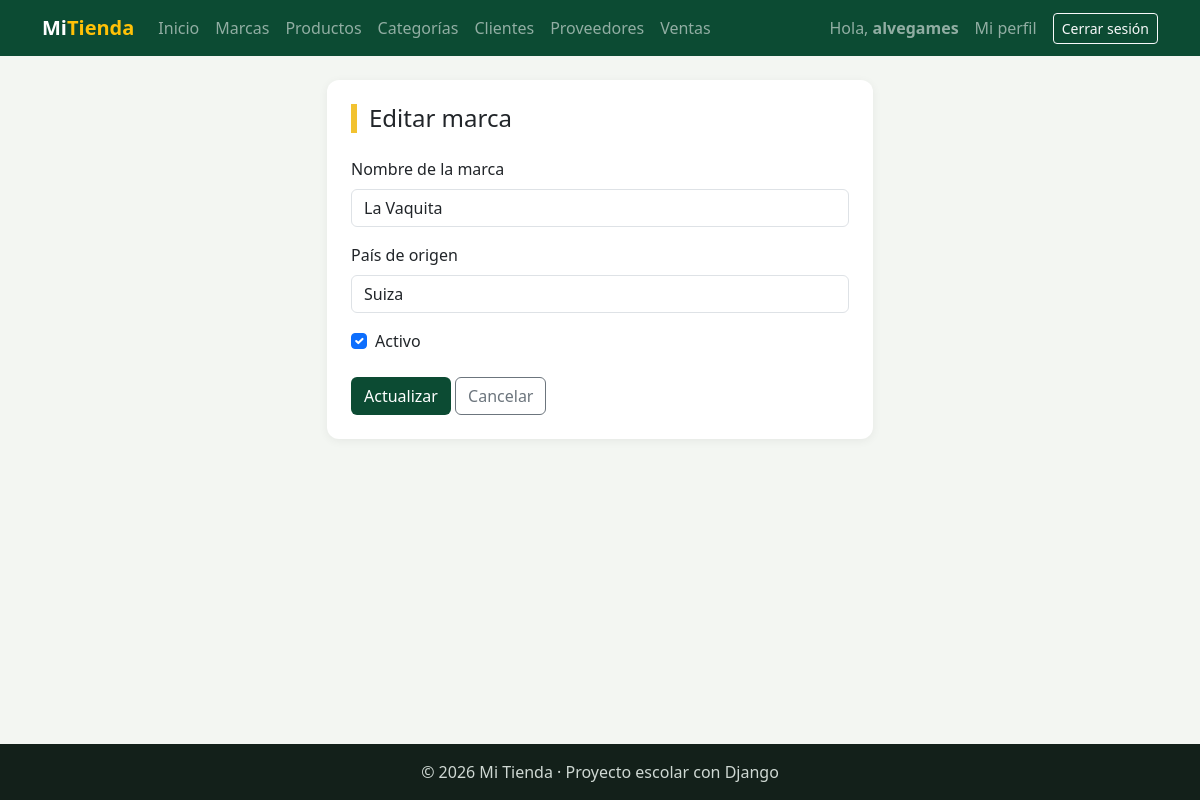
The page /facturacion/marcas/editar/2/ (signed in) on the database its author committed.
### facturacion/models.py (models this page shows, shortened)
class ModeloBase(models.Model):
    user = models.ForeignKey(                    # 1:N con User: un usuario registra muchos registros
        User,
        on_delete=models.SET_NULL,               # Si borran al usuario, el registro se queda con user vacío
        null=True,                               # SET_NULL necesita que la columna acepte NULL
        blank=True,
        editable=False,                          # No aparece en formularios: lo llena la VISTA, no la persona
        related_name="%(class)s_registrados",    # %(class)s = nombre del modelo → user.producto_registrados
        verbose_name="Registrado por",
    )
    fecha_creacion = models.DateTimeField("Fecha de creación", auto_now_add=True)   # Se llena sola al CREAR
    fecha_modificacion = models.DateTimeField("Última modificación", auto_now=True) # Se actualiza sola en CADA save()
    class Meta:
        abstract = True                          # ← LA CLAVE: modelo "molde", sin tabla propia

class Marca(ModeloBase):
    nombre = models.CharField(max_length=60, unique=True)
    pais_origen = models.CharField("País de origen", max_length=60, blank=True)
    activo = models.BooleanField(default=True)
    class Meta:
        verbose_name = "Marca"
        verbose_name_plural = "Marcas"
        ordering = ["nombre"]

### facturacion/views.py (the view)
# urls.py: path("marcas/editar/<int:pk>/", views.MarcaUpdateView.as_view(), name="marca_editar"),       # pk → get_object()
class MarcaUpdateView(LoginRequiredMixin, UsuarioRegistroMixin, SuccessMessageMixin, UpdateView):   # EDITAR
    model = Marca
    form_class = MarcaForm
    template_name = "facturacion/marca_form.html"          # el mismo template de crear
    success_url = reverse_lazy("facturacion:marca_lista")
    success_message = "Marca «%(nombre)s» actualizada."
    extra_context = {"titulo": "Editar marca", "boton": "Actualizar"}

### facturacion/forms.py (shortened to what this page needs)
class MarcaForm(forms.ModelForm):                # ModelForm: formulario construido desde un modelo
    class Meta:                                  # Configuración del formulario
        model = Marca                            # ¿De qué modelo sale? De Marca
        fields = ["nombre", "pais_origen", "activo"]   # ¿Qué campos muestra y en qué orden?
        labels = {                               # Cambia el texto de la etiqueta de un campo
            "nombre": "Nombre de la marca",
        }
        widgets = {                              # widgets: CÓMO se dibuja cada campo en HTML
            "nombre": forms.TextInput(attrs={"class": "form-control", "placeholder": "Ej: Samsung"}),
            "pais_origen": forms.TextInput(attrs={"class": "form-control", "placeholder": "Ej: Corea del Sur"}),
            "activo": forms.CheckboxInput(attrs={"class": "form-check-input"}),
        }

### facturacion/templates/facturacion/marca_form.html (shortened to what this page needs)
{% extends "base.html" %}
{% block contenido %}
<div class="row justify-content-center">
    <div class="col-md-7 col-lg-6">
        <div class="tarjeta">
            <h1 class="h4 titulo-pagina mb-4">{{ titulo }}</h1>
            <form method="post" novalidate>
                <div class="mb-3">
                    <label class="form-label" for="{{ form.nombre.id_for_label }}">{{ form.nombre.label }}</label>
                    {{ form.nombre }}
                </div>
                <div class="mb-3">
                    <label class="form-label" for="{{ form.pais_origen.id_for_label }}">{{ form.pais_origen.label }}</label>
                    {{ form.pais_origen }}
                </div>
                <div class="form-check mb-4">
                    {{ form.activo }}
                    <label class="form-check-label" for="{{ form.activo.id_for_label }}">Activo</label>
                </div>
                <button type="submit" class="btn btn-verde">{{ boton }}</button>
                <a href="{% url 'facturacion:marca_lista' %}" class="btn btn-outline-secondary">Cancelar</a>
            </form>
        </div>
    </div>
</div>
{% endblock %}

### templates/base.html (shortened to what this page needs)
{% load static %}
<!DOCTYPE html>
<html lang="es">
<head>
    <link href="https://cdn.jsdelivr.net/npm/bootstrap@5.3.3/dist/css/bootstrap.min.css" rel="stylesheet">
    <link rel="stylesheet" href="{% static 'css/estilos.css' %}">
</head>
<body>
    <nav class="navbar navbar-expand-lg navbar-dark barra">
        <div class="container">
            <a class="navbar-brand fw-bold" href="{% url 'home' %}">Mi<span class="text-warning">Tienda</span></a>
            <div class="collapse navbar-collapse" id="menu">
                <ul class="navbar-nav me-auto">
                    <li class="nav-item"><a class="nav-link" href="{% url 'home' %}">Inicio</a></li>
                    {% if user.is_authenticated %}
                        <li class="nav-item"><a class="nav-link" href="{% url 'facturacion:marca_lista' %}">Marcas</a></li>
                        <li class="nav-item"><a class="nav-link" href="{% url 'facturacion:producto_lista' %}">Productos</a></li>
                        <li class="nav-item"><a class="nav-link" href="{% url 'facturacion:categoria_lista' %}">Categorías</a></li>
                        <li class="nav-item"><a class="nav-link" href="{% url 'facturacion:cliente_lista' %}">Clientes</a></li>
                        <li class="nav-item"><a class="nav-link" href="{% url 'facturacion:proveedor_lista' %}">Proveedores</a></li>
                        <li class="nav-item"><a class="nav-link" href="{% url 'facturacion:venta_lista' %}">Ventas</a></li>
                    {% endif %}
                </ul>
                <ul class="navbar-nav align-items-lg-center gap-2">
                    {% if user.is_authenticated %}
                        <li class="nav-item navbar-text">Hola, <b>{{ user.username }}</b></li>
                        <li class="nav-item"><a class="nav-link" href="{% url 'facturacion:mi_perfil' %}">Mi perfil</a></li>
                        <li class="nav-item">
                            <form method="post" action="{% url 'logout' %}" class="m-0">
                                <button type="submit" class="btn btn-sm btn-outline-light">Cerrar sesión</button>
                            </form>
                        </li>
                    {% else %}
                        <li class="nav-item"><a class="nav-link" href="{% url 'login' %}">Ingresar</a></li>
                        <li class="nav-item"><a class="btn btn-sm btn-warning" href="{% url 'registro' %}">Crear cuenta</a></li>
                    {% endif %}
                </ul>
            </div>
        </div>
    </nav>
    <main class="container py-4">
        {% block contenido %}{% endblock %}
    </main>
    <footer class="pie text-center py-3">© 2026 Mi Tienda · Proyecto escolar con Django</footer>
</body>
</html>

### static/css/estilos.css (style rules this page uses)
:root { --verde: #0c4b33; --verde-claro: #2f9e6e; --amarillo: #f2c230; }
body { background-color: #f3f6f2; min-height: 100vh; display: flex; flex-direction: column; }
main { flex: 1; }
.barra { background-color: var(--verde); }
.titulo-pagina { border-left: 6px solid var(--amarillo); padding-left: 12px; }
.tarjeta { background: white; border-radius: 12px; padding: 24px; box-shadow: 0 2px 10px rgba(0,0,0,.06); }
.btn-verde { background-color: var(--verde); color: white; }
.pie { background-color: #13201a; color: #cfd8d3; }

### rows shown on the page
Marca: nombre "La Vaquita", pais_origen "Suiza", activo "☑"

### other values the page prints
{{ user.username }} "alvegames"
{{ titulo }} "Editar marca"
{{ boton }} "Actualizar"
